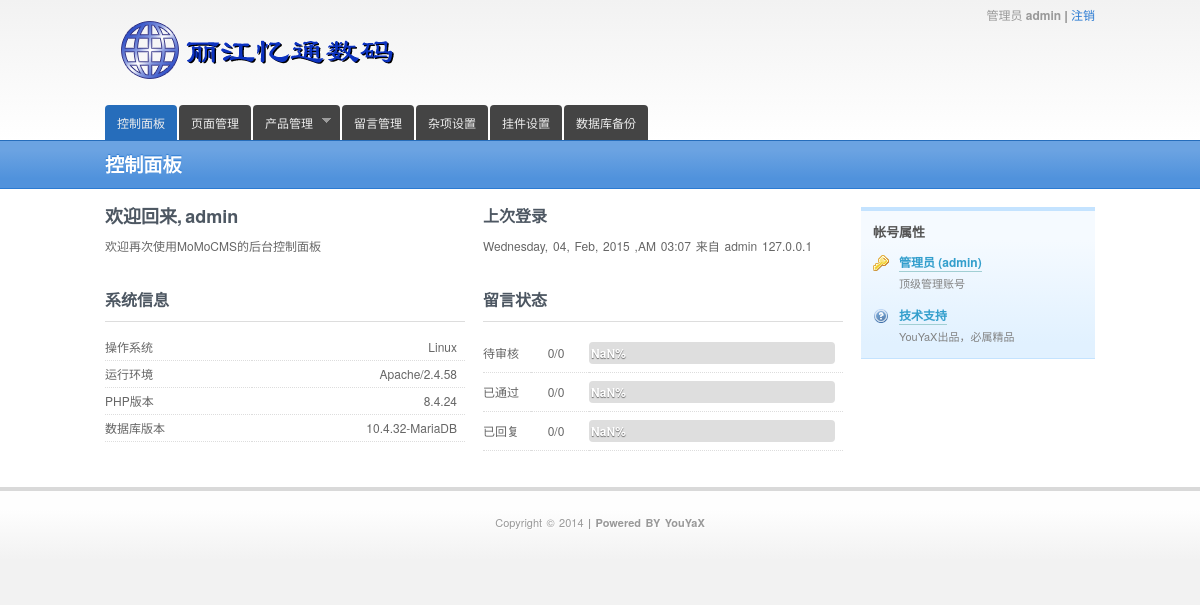
Screenshot of /admin/dashboard.php (signed in) with the database file from the repository.
### tables this page shows
CREATE TABLE `momo_access_log` (
  `id` int(4) NOT NULL AUTO_INCREMENT,
  `ip` varchar(20) NOT NULL,
  `name` varchar(20) NOT NULL,
  `time` int(4) NOT NULL,
  PRIMARY KEY (`id`)
);

### admin/database.php (called while the page is built, shortened)
<?php
try {
    $db = new PDO("mysql:host=".DB_HOST.";dbname=".DB_NAME, DB_USER, DB_PSW);
} catch (PDOException $e) {
    die ("Error!: " . $e->getMessage() . "<br/>");
}
$db->exec("SET character_set_connection=utf8, character_set_results=utf8, character_set_client=binary");
$db->exec("SET sql_mode=''");
$sql="select * from ".DB_PREFIX."product order by sort desc";
$query=$db->query($sql);
$arr=array();
while($tmp=$query->fetch()){
	$arr[]=$tmp;
}
?>

### admin/dashboard.php (the view, shortened to what this page needs)
<?php
require("./database.php");
?>
<!DOCTYPE html>
<html lang="en">
<head>
<link rel="stylesheet" href="css/style.css" type="text/css" />
<?php
$sql="select * from ".DB_PREFIX."leave";
$query=$db->query($sql);
$num_all=$query->rowCount();
$sql="select * from ".DB_PREFIX."leave where status=0";
$query=$db->query($sql);
$num_pending=$query->rowCount();
$sql="select * from ".DB_PREFIX."leave where status=1";
$query=$db->query($sql);
$num_pass=$query->rowCount();
$sql="select * from ".DB_PREFIX."leave where admin!='' and con2!='' and time2!=''";
$query=$db->query($sql);
$num_reply=$query->rowCount();
?>
</head>
<body>
	<header id="top">
		<div class="wrapper">
			<div id="title"><img SRC="../resource/logo.gif" /></div>
			<div id="topnav">
				管理员 <b><?php echo $_SESSION['momocms_admin']; ?></b>
				<span>|</span> <a href="./logout.php">注销</a><br />
			</div>
			<?php
			require("./public_menu.php");
			echo out_menu(1,$arr);
			?>
		</div>
	</header>
	<div id="pagetitle">
		<div class="wrapper">
			<h1>控制面板</h1>
		</div>
	</div>
	<div id="page">
		<div class="wrapper">
				<section class="column width6 first">
					<div class="colgroup leading">
						<div class="column width3 first">
							<h3>欢迎回来, <?php echo $_SESSION['momocms_admin']; ?></h3>
							<p>
								欢迎再次使用MoMoCMS的后台控制面板
							</p>
						</div>
						<div class="column width3">
							<h4>上次登录</h4>
							<p>
							<?php
								$sql="select * from ".DB_PREFIX."access_log order by id desc limit 0,2";
								$query=$db->query($sql);
								$array=array();
								while($arr=$query->fetch()){
										$array[]=$arr;
								}
								if(!empty($array[1])){
									echo date('l, d, M, Y ,A h:i',$array[1]['time'])." 来自 ".$array[1]['name'].' '.$array[1]['ip'];
								}else{
									echo '无信息';
								}
							?>
							</p>
						</div>
					</div>
					<div class="colgroup leading">
						<div class="column width3 first">
							<h4>系统信息</h4>
							<hr/>
							<table class="no-style full">
								<tbody>
									<tr>
										<td>操作系统</td>
										<td class="ta-right"><?php echo PHP_OS; ?></td>
									</tr>
									<tr>
										<td>运行环境</td>
										<td class="ta-right"><?php echo $_SERVER["SERVER_SOFTWARE"]; ?></td>
									</tr>
									<tr>
										<td>PHP版本</td>
										<td class="ta-right"><?php echo phpversion(); ?></td>
									</tr>
									<tr>
										<td>数据库版本</td>
										<td class="ta-right"><?php echo $db->getAttribute(PDO::ATTR_SERVER_VERSION); ?></td>
									</tr>
								</tbody>
							</table>
						</div>
						<div class="column width3">
							<h4>留言状态</h4>
							<hr/>
							<table class="no-style full">
								<tbody>
									<tr>
										<td width="40">待审核</td>
										<td width="50" class="ta-center"><?php echo $num_pending."/".$num_all; ?></td>
										<td align="left"><div id="progress1" class="progress full progress-red"><span><b></b></span></div></td>
									</tr>
									<tr>
										<td width="40">已通过</td>
										<td width="50" class="ta-center"><?php echo $num_pass."/".$num_all; ?></td>
										<td align="left"><div id="progress2" class="progress full progress-green"><span><b></b></span></div></td>
									</tr>
									<tr>
										<td width="40">已回复</td>
										<td width="50" class="ta-center"><?php echo $num_reply."/".$num_all; ?></td>
										<td align="left"><div id="progress3" class="progress full progress-blue"><span><b></b></span></div></td>
									</tr>
								</tbody>
							</table>
						</div>
					</div>
					<div class="clear">&nbsp;</div>
				</section>
<?php require("./public_side_foot.php"); ?>

### rows the page displays
momo_access_log: time "Wednesday, 04, Feb, 2015 ,AM 03:07", name "admin", ip "127.0.0.1"

### other values shown
$_SESSION['momocms_admin'] "admin"
PHP_OS "Linux"
$_SERVER["SERVER_SOFTWARE"] "Apache/2.4.58"
phpversion() "8.4.24"
$db->getAttribute(PDO::ATTR_SERVER_VERSION) "10.4.32-MariaDB"
$num_pending "0"
$num_all "0"
$num_pass "0"
$num_reply "0"
